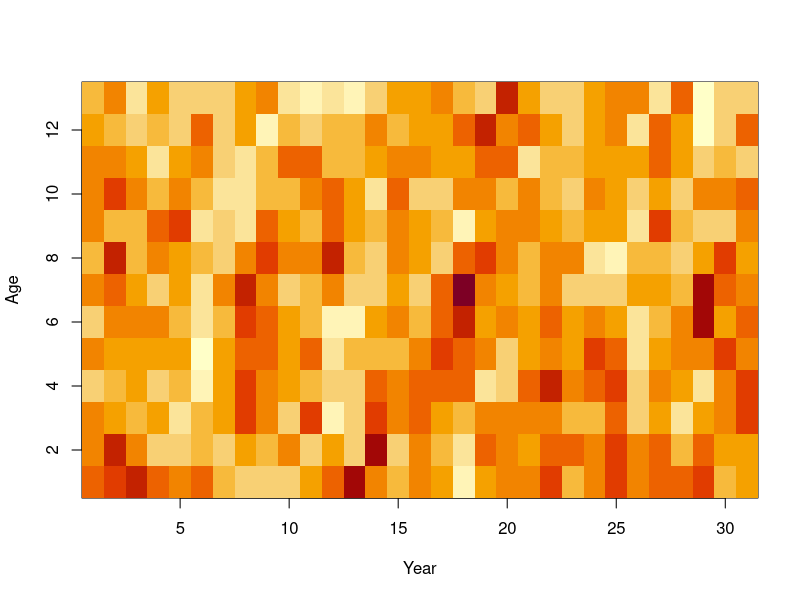

Write R code to recreate this figure.
# pcorr_year ->  Correlation for ages within a year
# pcorr_age ->  Correlation for years within an age
make_precision <-
function( n_a,
          n_t,
          pcorr_age,
          pcorr_year,
          pcorr_cohort,
          margvar = 1,
          what = "Q" ){
  
  library(here)
  library(Matrix)
  library(mvtnorm)
  library(tidyverse)

  index = expand.grid( "age"=seq_len(n_a), "year"=seq_len(n_t) )

  i = j = x = NULL
  for( n in 1:nrow(index) ){
    age = index[n,'age']
    year = index[n,'year']
    if( age>1 ){
      i = c( i, n )
      j = c( j, which(index[,'age']==(age-1) & index[,'year']==year) )
      x = c(x, pcorr_year)
    }
    if( year>1 ){
      i = c( i, n )
      j = c( j, which(index[,'age']==age & index[,'year']==(year-1)) )
      x = c(x, pcorr_age)
    }
    if( age>1 & year>1 ){
      i = c( i, n )
      j = c( j, which(index[,'age']==(age-1) & index[,'year']==(year-1)) )
      x = c(x, pcorr_cohort)
    }
  }

  #marg_pcorr_cohort = pcorr_cohort + 2*pcorr_age*pcorr_year
  #condvar = (1 - pcorr_age^2 - pcorr_year^2 - marg_pcorr_cohort^2) * margvar
  condvar = (1 - pcorr_age^2 - pcorr_year^2 - pcorr_cohort^2) * margvar
  #d = NULL
  #for( n in 1:nrow(index) ){
  #  age = index[n,'age']
  #  year = index[n,'year']
  #  if( age==1 & year==1 ){
  #    d = c(d, margvar)
  #  }else if( age==1 & year>1 ){
  #    d = c(d, margvar * (1-pcorr_age^2))
  #  }else if( age>1 & year==1 ){
  #    d = c(d, margvar * (1-pcorr_year^2))
  #  }else{
  #    d = c(d, condvar)
  #  }
  #}

  # Assemble SAR precision
  B = sparseMatrix( i=i, j=j, x=x, dims=rep(n_a*n_t,2) )
  I = sparseMatrix( i=seq_len(n_a*n_t), j=seq_len(n_a*n_t), x=rep(1,n_a*n_t) )
  L = solve(I-B)
  
  # Solve Omega recursively for stationary variance
  d = rep(NA, nrow(index))
  for( n in 1:nrow(index) ){
    if(n==1){
      d[n] = margvar
    }else{
      cumvar = sum(L[n,seq_len(n-1)] * d[seq_len(n-1)] * L[n,seq_len(n-1)])
      d[n] = (margvar-cumvar) / L[n,n]^2
    }
  }
  if(any(d<0)) stop("Check d")
  
  Omega = sparseMatrix( i=seq_len(n_a*n_t), j=seq_len(n_a*n_t), x=d, dims=rep(n_a*n_t,2) )
  Omega_inv = sparseMatrix( i=seq_len(n_a*n_t), j=seq_len(n_a*n_t), x=1/d, dims=rep(n_a*n_t,2) )

  # Eq. 2 from Ver Hoef et al. 2018 "On the relationship between conditional (CAR) and simultaneous (SAR) autoregressive models"
  #Q = tcrossprod(I-t(B))
  #Q = (I-t(B)) %*% (I-B)
  Q = (I-t(B)) %*% Omega_inv %*% (I-B)
  Var = L %*% Omega %*% t(L)

  if(what=="Q") return(Q)
  if(what=="Var") return(Var)
  if(what=="Omega") return(Omega)
  if(what=="dmat") return(matrix(d,nrow=n_a,ncol=n_t))
}

# Explore
n_a = 13
n_t = 31
pcorr_age = 0.2
pcorr_year = 0.3
pcorr_cohort = 0.1
# #marg_var = condvar / (1 - pcorr_age^2 - pcorr_year^2 - pcorr_cohort^2)
margvar = 0.1
# margvar * (1 - pcorr_age^2 - pcorr_year^2)

Q = make_precision(n_a, n_t, pcorr_age, pcorr_year, pcorr_cohort, margvar)
Omega = make_precision(n_a, n_t, pcorr_age, pcorr_year, pcorr_cohort, margvar, what="Omega")
D = make_precision(n_a, n_t, pcorr_age, pcorr_year, pcorr_cohort, margvar, what="dmat")
V = solve( Q )
Vdense = as.matrix(V)
matrix( diag(Vdense), nrow=n_a, ncol=n_t ) # Check marginal variance

Y_at = matrix( rmvnorm(n=1, mean=rep(0,n_a*n_t), sigma=Vdense), nrow=n_a, ncol=n_t )
image( y=seq_len(n_a), x=seq_len(n_t), z=t(Y_at), xlab="Year", ylab="Age" )

# Check variance
mean(Y_at^2)

